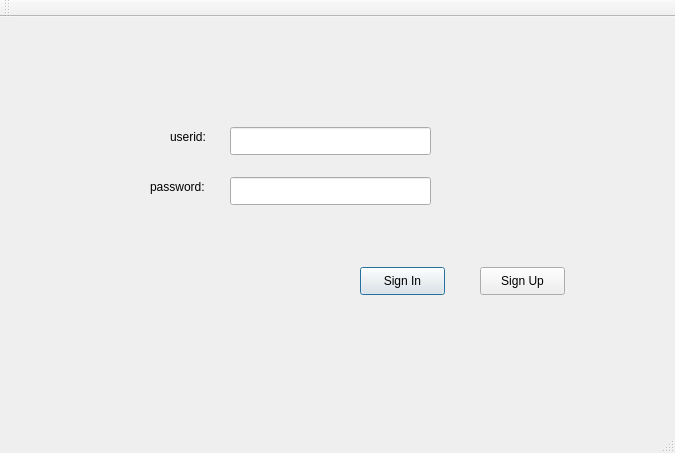
<?xml version="1.0" encoding="UTF-8"?>
<ui version="4.0">
 <class>MainWindow</class>
 <widget class="QMainWindow" name="MainWindow">
  <property name="geometry">
   <rect>
    <x>0</x>
    <y>0</y>
    <width>675</width>
    <height>453</height>
   </rect>
  </property>
  <property name="windowTitle">
   <string>SRTP</string>
  </property>
  <widget class="QWidget" name="centralWidget">
   <widget class="QPushButton" name="pushButtonSignIn">
    <property name="geometry">
     <rect>
      <x>360</x>
      <y>250</y>
      <width>85</width>
      <height>28</height>
     </rect>
    </property>
    <property name="text">
     <string>Sign In</string>
    </property>
    <property name="autoDefault">
     <bool>true</bool>
    </property>
    <property name="default">
     <bool>true</bool>
    </property>
   </widget>
   <widget class="QLabel" name="username">
    <property name="geometry">
     <rect>
      <x>170</x>
      <y>110</y>
      <width>66</width>
      <height>20</height>
     </rect>
    </property>
    <property name="text">
     <string>userid:</string>
    </property>
   </widget>
   <widget class="QLineEdit" name="lineEditUserName">
    <property name="geometry">
     <rect>
      <x>230</x>
      <y>110</y>
      <width>201</width>
      <height>28</height>
     </rect>
    </property>
   </widget>
   <widget class="QLabel" name="password">
    <property name="geometry">
     <rect>
      <x>150</x>
      <y>160</y>
      <width>66</width>
      <height>20</height>
     </rect>
    </property>
    <property name="text">
     <string>password:</string>
    </property>
   </widget>
   <widget class="QLineEdit" name="lineEditPassword">
    <property name="geometry">
     <rect>
      <x>230</x>
      <y>160</y>
      <width>201</width>
      <height>28</height>
     </rect>
    </property>
    <property name="echoMode">
     <enum>QLineEdit::Password</enum>
    </property>
   </widget>
   <widget class="QPushButton" name="pushButtonSingUp">
    <property name="geometry">
     <rect>
      <x>480</x>
      <y>250</y>
      <width>85</width>
      <height>28</height>
     </rect>
    </property>
    <property name="text">
     <string>Sign Up</string>
    </property>
   </widget>
  </widget>
  <widget class="QMenuBar" name="menuBar">
   <property name="geometry">
    <rect>
     <x>0</x>
     <y>0</y>
     <width>675</width>
     <height>28</height>
    </rect>
   </property>
  </widget>
  <widget class="QToolBar" name="mainToolBar">
   <attribute name="toolBarArea">
    <enum>TopToolBarArea</enum>
   </attribute>
   <attribute name="toolBarBreak">
    <bool>false</bool>
   </attribute>
  </widget>
  <widget class="QStatusBar" name="statusBar"/>
 </widget>
 <layoutdefault spacing="6" margin="11"/>
 <tabstops>
  <tabstop>lineEditUserName</tabstop>
  <tabstop>lineEditPassword</tabstop>
  <tabstop>pushButtonSignIn</tabstop>
  <tabstop>pushButtonSingUp</tabstop>
 </tabstops>
 <resources/>
 <connections/>
</ui>
